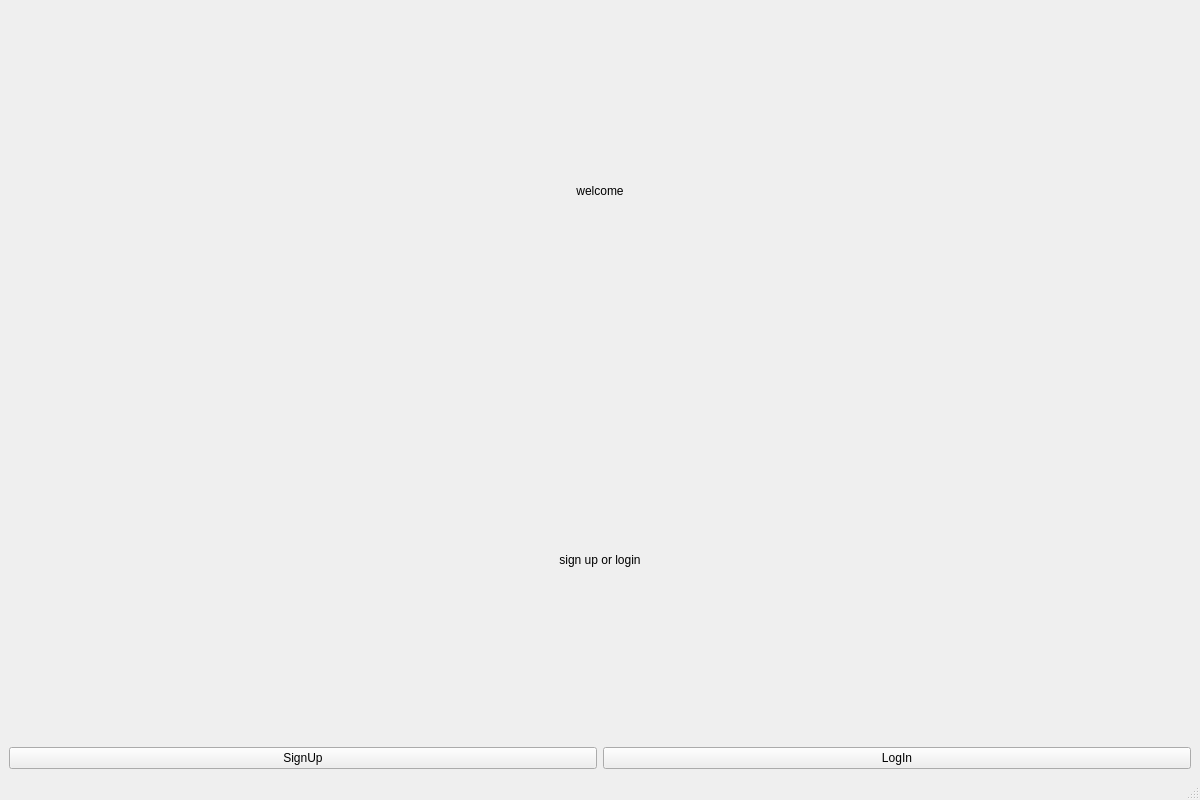
<?xml version="1.0" encoding="UTF-8"?>
<ui version="4.0">
 <class>starterWindow</class>
 <widget class="QMainWindow" name="starterWindow">
  <property name="geometry">
   <rect>
    <x>0</x>
    <y>0</y>
    <width>1200</width>
    <height>800</height>
   </rect>
  </property>
  <property name="windowTitle">
   <string>starterWindow</string>
  </property>
  <widget class="QWidget" name="centralwidget">
   <layout class="QGridLayout" name="gridLayout">
    <item row="0" column="0">
     <layout class="QVBoxLayout" name="verticalLayout_2">
      <item>
       <layout class="QVBoxLayout" name="verticalLayout">
        <item>
         <layout class="QHBoxLayout" name="horizontalLayout">
          <item>
           <widget class="QLabel" name="label">
            <property name="styleSheet">
             <string notr="true">font: 28pt &quot;Segoe UI&quot;;
color:black;</string>
            </property>
            <property name="text">
             <string>welcome</string>
            </property>
            <property name="alignment">
             <set>Qt::AlignCenter</set>
            </property>
           </widget>
          </item>
         </layout>
        </item>
        <item>
         <widget class="QLabel" name="label_2">
          <property name="styleSheet">
           <string notr="true">font: 12pt &quot;Segoe UI&quot;;
color:black</string>
          </property>
          <property name="text">
           <string>sign up or login</string>
          </property>
          <property name="alignment">
           <set>Qt::AlignCenter</set>
          </property>
          <property name="margin">
           <number>0</number>
          </property>
         </widget>
        </item>
       </layout>
      </item>
      <item>
       <layout class="QHBoxLayout" name="horizontalLayout_3">
        <item>
         <layout class="QHBoxLayout" name="horizontalLayout_2">
          <item>
           <widget class="QPushButton" name="pushButton">
            <property name="text">
             <string>SignUp</string>
            </property>
           </widget>
          </item>
         </layout>
        </item>
        <item>
         <widget class="QPushButton" name="pushButton_2">
          <property name="text">
           <string>LogIn</string>
          </property>
         </widget>
        </item>
       </layout>
      </item>
     </layout>
    </item>
   </layout>
  </widget>
  <widget class="QMenuBar" name="menubar">
   <property name="geometry">
    <rect>
     <x>0</x>
     <y>0</y>
     <width>1200</width>
     <height>25</height>
    </rect>
   </property>
  </widget>
  <widget class="QStatusBar" name="statusbar"/>
 </widget>
 <resources/>
 <connections/>
</ui>
